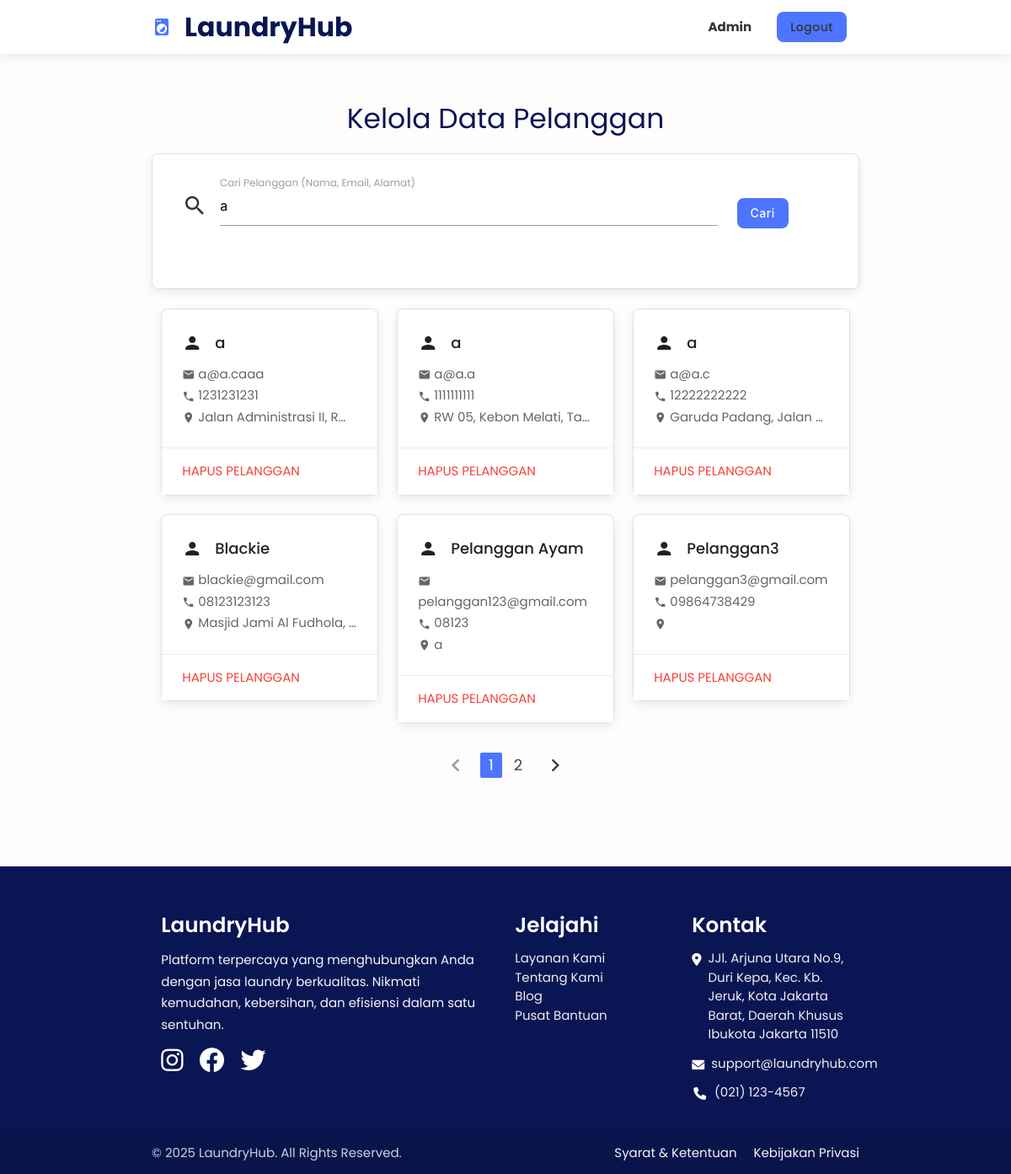
The app's page /list-pelanggan.php?keyword=a (signed in) with its own data.
### tables this page shows
CREATE TABLE `pelanggan` (
  `id_pelanggan` int(11) NOT NULL,
  `nama` varchar(50) DEFAULT NULL,
  `email` varchar(50) DEFAULT NULL,
  `telp` varchar(15) DEFAULT NULL,
  `alamat` varchar(255) DEFAULT NULL,
  `latitude` decimal(10,8) DEFAULT NULL,
  `longitude` decimal(11,8) DEFAULT NULL,
  `foto` text NOT NULL,
  `password` varchar(255) DEFAULT NULL
);

### list-pelanggan.php (the view, shortened to what this page needs)
<?php
include 'connect-db.php';
$jumlahDataPerHalaman = 6;
$keyword = $_GET['keyword'] ?? '';
$count_query_str = "SELECT COUNT(*) as total FROM pelanggan";
if (!empty($keyword)) {
    $keyword_safe = mysqli_real_escape_string($connect, $keyword);
    $count_query_str .= " WHERE nama LIKE '%$keyword_safe%' OR email LIKE '%$keyword_safe%' OR alamat LIKE '%$keyword_safe%'";
}
$totalDataQuery = mysqli_query($connect, $count_query_str);
$jumlahData = mysqli_fetch_assoc($totalDataQuery)['total'];
$jumlahHalaman = ceil($jumlahData / $jumlahDataPerHalaman);
$halamanAktif = $_GET["page"] ?? 1;
$awalData = ($jumlahDataPerHalaman * $halamanAktif) - $jumlahDataPerHalaman;
$query_str = "SELECT * FROM pelanggan";
if (!empty($keyword)) {
    $keyword_safe = mysqli_real_escape_string($connect, $keyword);
    $query_str .= " WHERE nama LIKE '%$keyword_safe%' OR email LIKE '%$keyword_safe%' OR alamat LIKE '%$keyword_safe%'";
}
$query_str .= " ORDER BY id_pelanggan DESC LIMIT $awalData, $jumlahDataPerHalaman";
$pelanggan_list = mysqli_query($connect, $query_str);
?>
<!DOCTYPE html>
<html lang="en">
<head>
</head>
<body>
<?php include 'header.php'; ?>
<main class="main-content">
    <div class="container">
        <h3 class="header light center">Kelola Data Pelanggan</h3>
        <div class="card-panel">
            <form class="row valign-wrapper" action="" method="get">
                <div class="input-field col s10">
                    <i class="material-icons prefix">search</i>
                    <input type="text" id="keyword" name="keyword" value="<?= htmlspecialchars($keyword) ?>">
                    <label for="keyword">Cari Pelanggan (Nama, Email, Alamat)</label>
                </div>
                <div class="col s2">
                    <button type="submit" class="btn waves-effect waves-light">Cari</button>
                </div>
            </form>
        </div>
        <div class="row">
            <?php if(mysqli_num_rows($pelanggan_list) > 0): foreach ($pelanggan_list as $dataPelanggan) : ?>
                <div class="col s12 m6 l4">
                    <div class="card">
                        <div class="card-content">
                        <span class="card-title activator grey-text text-darken-4" style="font-size: 1.2rem; font-weight: 500;">
                            <i class="material-icons left">person</i><?= htmlspecialchars($dataPelanggan['nama']) ?>
                        </span>
                            <p><i class="material-icons tiny" style="vertical-align: middle;">email</i> <?= htmlspecialchars($dataPelanggan['email']) ?></p>
                            <p><i class="material-icons tiny" style="vertical-align: middle;">phone</i> <?= htmlspecialchars($dataPelanggan['telp']) ?></p>
                            <p class="truncate"><i class="material-icons tiny" style="vertical-align: middle;">place</i> <?= htmlspecialchars($dataPelanggan['alamat']) ?></p>
                        </div>
                        <div class="card-action">
                            <a href="list-pelanggan.php?hapus=<?= $dataPelanggan['id_pelanggan'] ?>" onclick="return confirm('Apakah Anda yakin ingin menghapus data pelanggan ini?')" class="red-text">Hapus Pelanggan</a>
                        </div>
                    </div>
                </div>
            <?php endforeach; else: ?>
                <p class="center light col s12">Data pelanggan tidak ditemukan.</p>
            <?php endif; ?>
        </div>
        <ul class="pagination center">
            <?php if ($halamanAktif > 1): ?>
                <li class="waves-effect"><a href="?page=<?= $halamanAktif - 1 ?>&keyword=<?= urlencode($keyword) ?>"><i class="material-icons">chevron_left</i></a></li>
            <?php else: ?>
                <li class="disabled"><a href="#!"><i class="material-icons">chevron_left</i></a></li>
            <?php endif; ?>
            <?php for ($i = 1; $i <= $jumlahHalaman; $i++): ?>
                <li class="<?= ($i == $halamanAktif) ? 'active' : 'waves-effect' ?>" style="<?= ($i == $halamanAktif) ? 'background-color: var(--primary-blue);' : '' ?>">
                    <a href="?page=<?= $i ?>&keyword=<?= urlencode($keyword) ?>"><?= $i ?></a>
                </li>
            <?php endfor; ?>
            <?php if ($halamanAktif < $jumlahHalaman): ?>
                <li class="waves-effect"><a href="?page=<?= $halamanAktif + 1 ?>&keyword=<?= urlencode($keyword) ?>"><i class="material-icons">chevron_right</i></a></li>
            <?php else: ?>
                <li class="disabled"><a href="#!"><i class="material-icons">chevron_right</i></a></li>
            <?php endif; ?>
        </ul>
    </div>
</main>
<?php include "footer.php"; ?>
</body>
</html>

### css/style.css (style rules this page uses)
:root { --primary-blue: #4E75FF; --dark-navy: #0A1653; --off-white: #FFFCFC; --light-gray: #f4f5f7; --text-dark: #333; --text-light: #666; --border-color: #e0e0e0; --shadow: 0 4px 12px rgba(0, 0, 0, 0.08); --shadow-hover: 0 6px 16px rgba(0, 0, 0, 0.12); --border-radius: 8px; }
body { display: flex; min-height: 100vh; flex-direction: column; font-family: 'Poppins', sans-serif; background-color: var(--off-white); color: var(--text-dark); -webkit-font-smoothing: antialiased; -moz-osx-font-smoothing: grayscale; }
main.main-content { flex: 1 0 auto; padding-top: 2rem; padding-bottom: 4rem; }
h1, h2, h3, h4, h5, h6 { color: var(--dark-navy); font-weight: 600; }
h1.header, h3.header { font-size: 2.2rem; font-weight: 700; margin-bottom: 1.5rem; }
.light { font-weight: 400 !important; }
a { color: var(--primary-blue); transition: color 0.3s ease; }
p { line-height: 1.7; color: var(--text-light); }
.btn, .btn-large, .btn-small { background-color: var(--primary-blue); border-radius: var(--border-radius); transition: all 0.3s ease; box-shadow: none; font-weight: 500; letter-spacing: 0.5px; text-transform: none; }
.card, .card-panel { border-radius: var(--border-radius); box-shadow: var(--shadow); border: 1px solid var(--border-color); transition: all 0.3s ease; }
.card .card-content { padding: 24px; }
.card .card-title { font-weight: 600; color: var(--dark-navy); }
.input-field { margin-bottom: 1.5rem; }

### records on screen
pelanggan: nama "a", email "a@a.caaa", telp "1231231231", alamat "Jalan Administrasi II, R…"
pelanggan: nama "a", email "a@a.a", telp "1111111111", alamat "RW 05, Kebon Melati, Ta…"
pelanggan: nama "a", email "a@a.c", telp "12222222222", alamat "Garuda Padang, Jalan…"
pelanggan: nama "Blackie", email "blackie@gmail.com", telp "08123123123", alamat "Masjid Jami Al Fudhola,…"
pelanggan: nama "Pelanggan Ayam", email "pelanggan123@gmail.com", telp "08123", alamat "a"
pelanggan: nama "Pelanggan3", email "pelanggan3@gmail.com", telp "09864738429"
